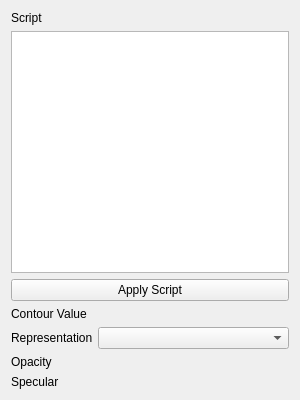
<?xml version="1.0" encoding="UTF-8"?>
<ui version="4.0">
 <class>SegmentSinkWidget</class>
 <widget class="QWidget" name="SegmentSinkWidget">
  <property name="geometry">
   <rect>
    <x>0</x>
    <y>0</y>
    <width>300</width>
    <height>400</height>
   </rect>
  </property>
  <property name="windowTitle">
   <string>Form</string>
  </property>
  <layout class="QVBoxLayout" name="verticalLayout">
   <item>
    <widget class="QLabel" name="lblScript">
     <property name="text">
      <string>Script</string>
     </property>
    </widget>
   </item>
   <item>
    <widget class="QPlainTextEdit" name="txtScript">
     <property name="minimumSize">
      <size>
       <width>0</width>
       <height>150</height>
      </size>
     </property>
     <property name="tabChangesFocus">
      <bool>false</bool>
     </property>
     <property name="lineWrapMode">
      <enum>QPlainTextEdit::NoWrap</enum>
     </property>
    </widget>
   </item>
   <item>
    <widget class="QPushButton" name="btnApplyScript">
     <property name="text">
      <string>Apply Script</string>
     </property>
    </widget>
   </item>
   <item>
    <layout class="QFormLayout" name="formLayout">
     <property name="horizontalSpacing">
      <number>5</number>
     </property>
     <item row="0" column="0">
      <widget class="QLabel" name="lblContourValue">
       <property name="text">
        <string>Contour Value</string>
       </property>
      </widget>
     </item>
     <item row="0" column="1">
      <widget class="tomviz::DoubleSliderWidget" name="sliContourValue" native="true"/>
     </item>
     <item row="1" column="0">
      <widget class="QLabel" name="lblRepresentation">
       <property name="text">
        <string>Representation</string>
       </property>
      </widget>
     </item>
     <item row="1" column="1">
      <widget class="QComboBox" name="cbRepresentation"/>
     </item>
     <item row="2" column="0">
      <widget class="QLabel" name="lblOpacity">
       <property name="text">
        <string>Opacity</string>
       </property>
      </widget>
     </item>
     <item row="2" column="1">
      <widget class="tomviz::DoubleSliderWidget" name="sliOpacity" native="true"/>
     </item>
     <item row="3" column="0">
      <widget class="QLabel" name="lblSpecular">
       <property name="text">
        <string>Specular</string>
       </property>
      </widget>
     </item>
     <item row="3" column="1">
      <widget class="tomviz::DoubleSliderWidget" name="sliSpecular" native="true"/>
     </item>
    </layout>
   </item>
  </layout>
 </widget>
 <customwidgets>
  <customwidget>
   <class>tomviz::DoubleSliderWidget</class>
   <extends>QWidget</extends>
   <header>DoubleSliderWidget.h</header>
   <container>1</container>
  </customwidget>
 </customwidgets>
 <tabstops>
  <tabstop>txtScript</tabstop>
  <tabstop>btnApplyScript</tabstop>
  <tabstop>cbRepresentation</tabstop>
 </tabstops>
 <resources/>
 <connections/>
</ui>
